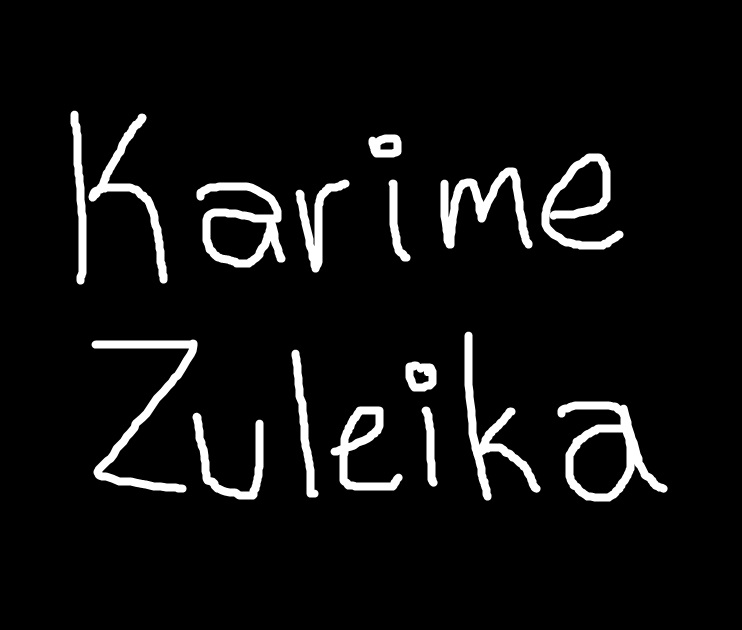
#> input picture Tarea8-OpMorfologicas/karime.jpg, 742 x 630 px
$ python P8-0-Despliegue.py
#> lines starting #> are read from the running program, lines starting #| are printed output that depends on the picture; after the words box and inside, x2 and y2 are one past the last pixel; in counts of white or black regions, pixels touching at a corner belong together
import cv2
import numpy as np
import matplotlib.pyplot as plt

#Cargamos los elementos estructurantes
kernel = []
kernel.append(cv2.getStructuringElement(cv2.MORPH_RECT,(5,5)))
kernel.append(cv2.getStructuringElement(cv2.MORPH_CROSS,(5,5)))
kernel.append(cv2.getStructuringElement(cv2.MORPH_ELLIPSE,(5,5)))

#Cargar la imagen original
imagenOriginal = [cv2.imread('karime.jpg', cv2.IMREAD_GRAYSCALE),
                  cv2.imread('corazonPBlancos.jpg', cv2.IMREAD_GRAYSCALE),
                  cv2.imread('corazonPNegros.jpg', cv2.IMREAD_GRAYSCALE),
                  cv2.imread('corazon.jpg', cv2.IMREAD_GRAYSCALE), ]
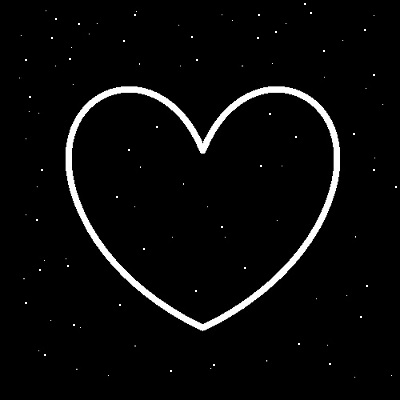
#> input picture Tarea8-OpMorfologicas/corazonPBlancos.jpg, 400 x 400 px
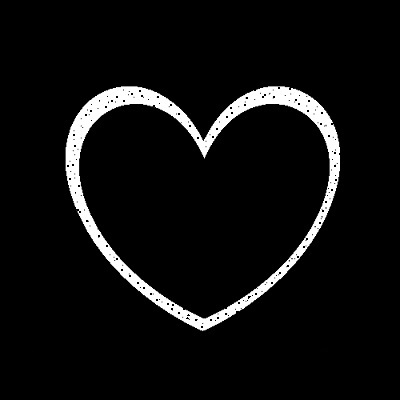
#> input picture Tarea8-OpMorfologicas/corazonPNegros.jpg, 400 x 400 px
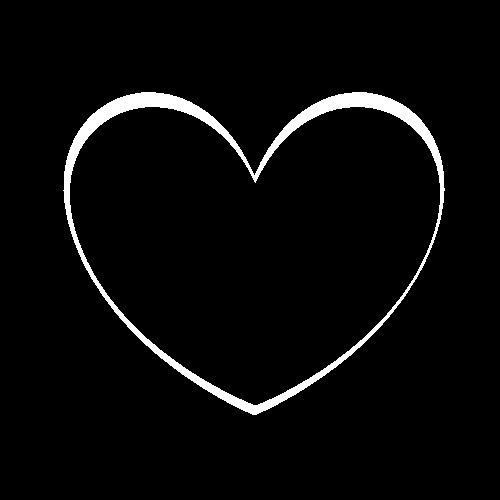
#> input picture Tarea8-OpMorfologicas/corazon.jpg, 500 x 500 px
imgBinarizada = []

#Umbralizar la imagen original
for i in range(0, len(imagenOriginal)):
    _, aux= cv2.threshold(imagenOriginal[i],130,255,cv2.THRESH_BINARY)
    imgBinarizada.append(aux)
#> this loop made 4 passes
#> pass 1, `_, aux= cv2.threshold(imagenOriginal[i],130,255,cv2.THRESH_BINARY)`:
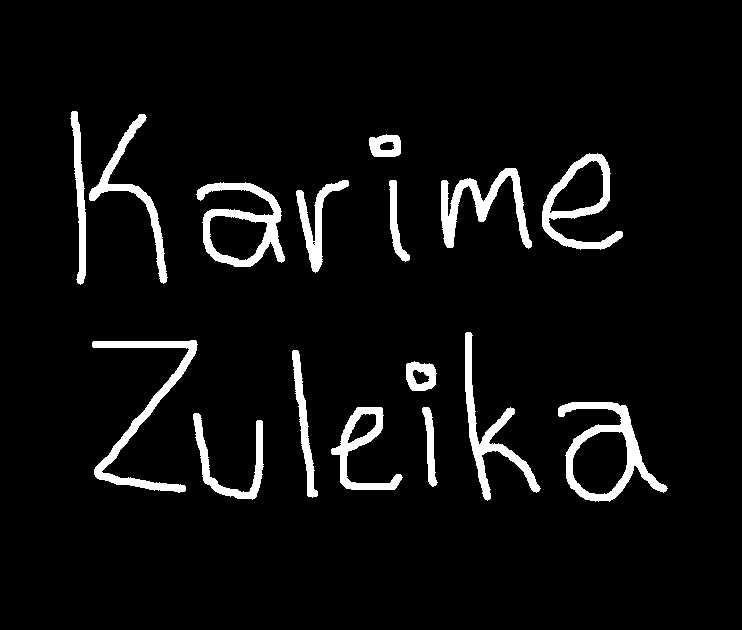
#> aux: shape (630, 742); 5.6% white; 16 white regions, largest, box (x1, y1, x2, y2) and area: (558, 402, 668, 502) 2847, (92, 340, 198, 493) 2704, (196, 182, 285, 267) 2577
#> pass 2, `_, aux= cv2.threshold(imagenOriginal[i],130,255,cv2.THRESH_BINARY)`:
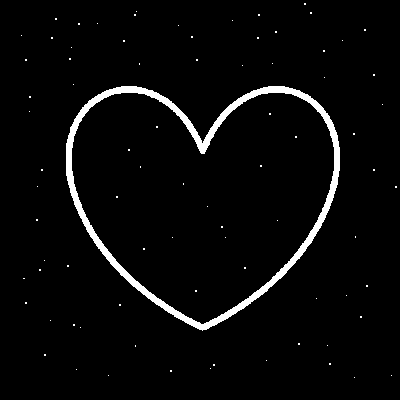
#> aux: shape (400, 400); 3.6% white; 82 white regions (81 under 20 px), largest, box (x1, y1, x2, y2) and area: (66, 86, 340, 331) 5476
#> pass 3, `_, aux= cv2.threshold(imagenOriginal[i],130,255,cv2.THRESH_BINARY)`:
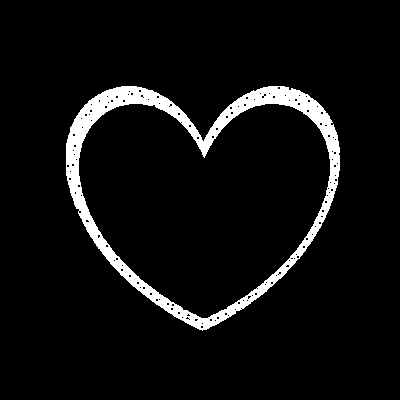
#> aux: shape (400, 400); 6% white; 1 white region, box (x1, y1, x2, y2) and area: (66, 86, 340, 331) 9610
#> after the loop, imgBinarizada = 4 items


plt.subplot(221),plt.imshow(imgBinarizada[0], cmap = 'gray')
plt.title('karime.jpg'), plt.xticks([]), plt.yticks([])

plt.subplot(222),plt.imshow(imgBinarizada[1], cmap = 'gray')
plt.title('corazonPBlancos.jpg'), plt.xticks([]), plt.yticks([])

plt.subplot(223),plt.imshow(imgBinarizada[2], cmap = 'gray')
plt.title('corazonPNegros.jpg'), plt.xticks([]), plt.yticks([])

plt.subplot(224),plt.imshow(imgBinarizada[3], cmap = 'gray')
plt.title('corazon.jpg'), plt.xticks([]), plt.yticks([])

plt.savefig("iamgenesOriginales.png", dpi = 600)
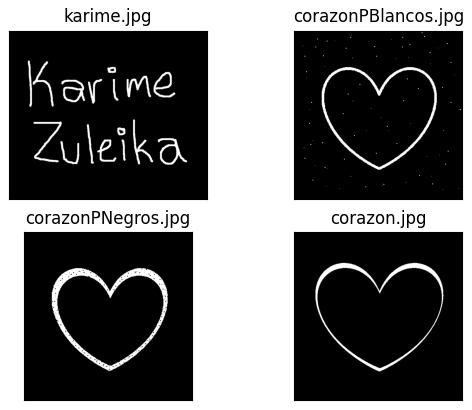
#> figure drawn by matplotlib, 4 panels
plt.show()

print(kernel)
